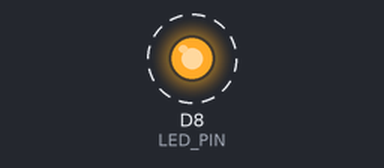
Simulated run of this sketch. Board: ESP8266 (NodeMCU). Shown: output pins drawn as LEDs (lit = HIGH). Dashed ring = blinking.

Above: at 0.2 s.
Timing chart, 0 to 3.0 s (numbered marks = the images above):
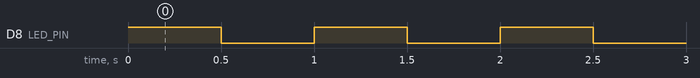

The sketch:

03_OLED.ino
```cpp
const int LED_PIN = D8;

void setup() {
  pinMode(LED_PIN, OUTPUT);
}

void loop() {
  digitalWrite(LED_PIN, HIGH);
  delay(500);

  digitalWrite(LED_PIN, LOW);
  delay(500);
}
```

Measured:
- by itself, D8 (LED_PIN): alternates HIGH for 0.50 s and LOW for 0.50 s
